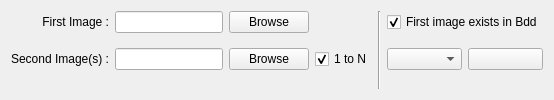
        <widget class="QWidget" name="tab_0">
         <attribute name="title">
          <string>Take a test</string>
         </attribute>
         <layout class="QGridLayout" name="gridLayout_9">
          <item row="2" column="4">
           <widget class="QPushButton" name="secondImgBtn">
            <property name="text">
             <string>Browse</string>
            </property>
           </widget>
          </item>
          <item row="2" column="5">
           <widget class="QCheckBox" name="oneToN">
            <property name="enabled">
             <bool>true</bool>
            </property>
            <property name="cursor">
             <cursorShape>PointingHandCursor</cursorShape>
            </property>
            <property name="toolTip">
             <string>&lt;html&gt;&lt;head/&gt;&lt;body&gt;&lt;p&gt;Instead of choosing the second image, select a folder to an image set.&lt;/p&gt;&lt;p&gt;&lt;span style=&quot; font-weight:600;&quot;&gt;Note:&lt;/span&gt; If the folder contains only one image it will be considered as (1 to 1).&lt;/p&gt;&lt;/body&gt;&lt;/html&gt;</string>
            </property>
            <property name="text">
             <string>1 to N</string>
            </property>
            <property name="checked">
             <bool>true</bool>
            </property>
           </widget>
          </item>
          <item row="0" column="0">
           <widget class="QLabel" name="label_3">
            <property name="text">
             <string>First Image :</string>
            </property>
            <property name="alignment">
             <set>Qt::AlignRight|Qt::AlignTrailing|Qt::AlignVCenter</set>
            </property>
           </widget>
          </item>
          <item row="2" column="0">
           <widget class="QLabel" name="label_4">
            <property name="text">
             <string>Second Image(s) :</string>
            </property>
            <property name="alignment">
             <set>Qt::AlignRight|Qt::AlignTrailing|Qt::AlignVCenter</set>
            </property>
           </widget>
          </item>
          <item row="0" column="4">
           <widget class="QPushButton" name="firstImgBtn">
            <property name="text">
             <string>Browse</string>
            </property>
           </widget>
          </item>
          <item row="0" column="6" rowspan="5">
           <widget class="Line" name="line">
            <property name="orientation">
             <enum>Qt::Vertical</enum>
            </property>
           </widget>
          </item>
          <item row="2" column="7">
           <widget class="QComboBox" name="bddImageNames">
            <property name="cursor">
             <cursorShape>PointingHandCursor</cursorShape>
            </property>
            <property name="toolTip">
             <string>&lt;html&gt;&lt;head/&gt;&lt;body&gt;&lt;p&gt;Select the image which is similar to the First image&lt;/p&gt;&lt;p&gt;&lt;span style=&quot; font-weight:600;&quot;&gt;Note:&lt;/span&gt; this will be used to calculate Rank-k.&lt;/p&gt;&lt;/body&gt;&lt;/html&gt;</string>
            </property>
           </widget>
          </item>
          <item row="2" column="8">
           <widget class="QPushButton" name="refreshBddImageNames">
            <property name="cursor">
             <cursorShape>PointingHandCursor</cursorShape>
            </property>
            <property name="toolTip">
             <string>&lt;html&gt;&lt;head/&gt;&lt;body&gt;&lt;p&gt;Refresh the list of images&lt;/p&gt;&lt;/body&gt;&lt;/html&gt;</string>
            </property>
            <property name="styleSheet">
             <string notr="true"/>
            </property>
            <property name="text">
             <string/>
            </property>
           </widget>
          </item>
          <item row="0" column="7" colspan="2">
           <widget class="QCheckBox" name="imageExistsInBdd">
            <property name="cursor">
             <cursorShape>PointingHandCursor</cursorShape>
            </property>
            <property name="text">
             <string>First image exists in Bdd</string>
            </property>
            <property name="checked">
             <bool>true</bool>
            </property>
           </widget>
          </item>
          <item row="2" column="1" colspan="3">
           <widget class="QLineEdit" name="secondImgText">
            <property name="text">
             <string/>
            </property>
            <property name="buddy" stdset="0">
             <cstring>label_4</cstring>
            </property>
           </widget>
          </item>
          <item row="0" column="1" colspan="3">
           <widget class="QLineEdit" name="firstImgText">
            <property name="text">
             <string/>
            </property>
           </widget>
          </item>
         </layout>
        </widget>
